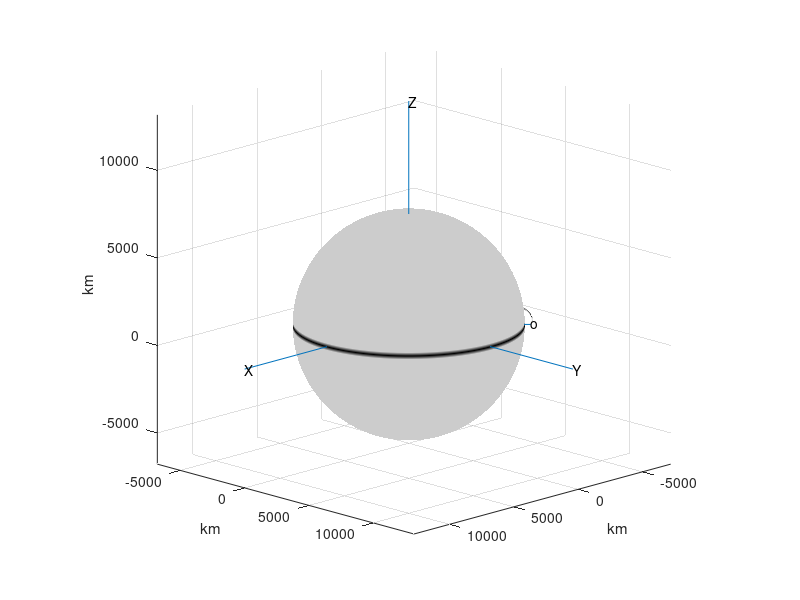

MATLAB code to generate this figure:
% wwwwwwwwwwwwwwwwwwwwwwwwwwwwwwwwwwwwwwwwwwwwwwwww
function orbit
% wwwwwwwwwwww
%{
This function computes the orbit of a spacecraft by using rkf45 to
numerically integrate Equation 2.22.
It also plots the orbit and computes the times at which the maximum
and minimum radii occur and the speeds at those times.
hours - converts hours to seconds
G - universal gravitational constant (km^3/kg/s^2)
m1 - planet mass (kg)
m2 - spacecraft mass (kg)
mu - gravitational parameter (km^3/s^2)
R - planet radius (km)
r0 - initial position vector (km)
v0 - initial velocity vector (km/s)
t0,tf - initial and final times (s)
y0 - column vector containing r0 and v0
t - column vector of the times at which the solution is found
y - a matrix whose columns are:
columns 1, 2 and 3:
The solution for the x, y and z components of the
position vector r at the times in t
columns 4, 5 and 6:
The solution for the x, y and z components of the
velocity vector v at the times in t
r - magnitude of the position vector at the times in t
imax - component of r with the largest value
rmax - largest value of r
imin - component of r with the smallest value
rmin - smallest value of r
v_at_rmax - speed where r = rmax
v_at_rmin - speed where r = rmin
User M-function required: rkf45
User subfunctions required: rates, output
%}
% -------------------------------------------------------------------
clc; close all; clear all
hours = 3600;
G = 6.6742e-20;
%...Input data:
% Earth:
m1 = 5.974e24;
R = 6378;
m2 = 1000;
r0 = [-4743 4743 0];
v0 = [-5.879 -4.223 0];
t0 = 0;
tf = .33*hours;
%...End input data
%...Numerical integration:
mu = G*(m1 + m2);
y0 = [r0 v0]';
[t,y] = ode45(@rates, [t0 tf], y0);
%...Output the results:
output
return
% wwwwwwwwwwwwwwwwwwwwwwww
function dydt = rates(t,f)
% wwwwwwwwwwwwwwwwwwwwwwww
%{
This function calculates the acceleration vector using Equation 2.22.
t - time
f - column vector containing the position vector and the
velocity vector at time t
x, y, z - components of the position vector r
r - the magnitude of the position vector
vx, vy, vz - components of the velocity vector v
ax, ay, az - components of the acceleration vector a
dydt - column vector containing the velocity and acceleration
components
%}
% ------------------------
x = f(1);
y = f(2);
z = f(3);
vx = f(4);
vy = f(5);
vz = f(6);
r = norm([x y z]);
ax = -mu*x/r^3;
ay = -mu*y/r^3;
az = -mu*z/r^3;
dydt = [vx vy vz ax ay az]';
end %rates
% wwwwwwwwwwwww
function output
% wwwwwwwwwwwww
%{
This function computes the maximum and minimum radii, the times they
occur and the speed at those times. It prints those results to
the command window and plots the orbit.
r - magnitude of the position vector at the times in t
imax - the component of r with the largest value
rmax - the largest value of r
imin - the component of r with the smallest value
rmin - the smallest value of r
v_at_rmax - the speed where r = rmax
v_at_rmin - the speed where r = rmin
User subfunction required: light_gray
%}
% -------------
for i = 1:length(t)
r(i) = norm([y(i,1) y(i,2) y(i,3)]);
end
[rmax imax] = max(r);
[rmin imin] = min(r);
v_at_rmax = norm([y(imax,4) y(imax,5) y(imax,6)]);
v_at_rmin = norm([y(imin,4) y(imin,5) y(imin,6)]);
%...Output to the command window:
fprintf('\n\n--------------------------------------------------------\n')
fprintf('\n Earth Orbit\n')
fprintf(' %s\n', datestr(now))
fprintf('\n The initial position is [%g, %g, %g] (km).',...
r0(1), r0(2), r0(3))
fprintf('\n Magnitude = %g km\n', norm(r0))
fprintf('\n The initial velocity is [%g, %g, %g] (km/s).',...
v0(1), v0(2), v0(3))
fprintf('\n Magnitude = %g km/s\n', norm(v0))
fprintf('\n Initial time = %g h.\n Final time = %g h.\n',0,tf/hours)
fprintf('\n The minimum altitude is %g km at time = %g h.',...
rmin-R, t(imin)/hours)
fprintf('\n The speed at that point is %g km/s.\n', v_at_rmin)
fprintf('\n The maximum altitude is %g km at time = %g h.',...
rmax-R, t(imax)/hours)
fprintf('\n The speed at that point is %g km/s\n', v_at_rmax)
fprintf('\n--------------------------------------------------------\n\n')
%...Plot the results:
% Draw the planet
[xx, yy, zz] = sphere(100);
surf(R*xx, R*yy, R*zz)
colormap(light_gray)
caxis([-R/100 R/100])
shading interp
% Draw and label the X, Y and Z axes
line([0 2*R], [0 0], [0 0]); text(2*R, 0, 0, 'X')
line( [0 0], [0 2*R], [0 0]); text( 0, 2*R, 0, 'Y')
line( [0 0], [0 0], [0 2*R]); text( 0, 0, 2*R, 'Z')
% Plot the orbit, draw a radial to the starting point
% and label the starting point (o) and the final point (f)
hold on
plot3( y(:,1), y(:,2), y(:,3),'k')
line([0 r0(1)], [0 r0(2)], [0 r0(3)])
text( y(1,1), y(1,2), y(1,3), 'o')
text( y(end,1), y(end,2), y(end,3), 'f')
% Select a view direction (a vector directed outward from the origin)
view([1,1,.4])
% Specify some properties of the graph
grid on
axis equal
xlabel('km')
ylabel('km')
zlabel('km')
% wwwwwwwwwwwwwwwwwwwwwww
function map = light_gray
% wwwwwwwwwwwwwwwwwwwwwww
%{
This function creates a color map for displaying the planet as light
gray with a black equator.
r - fraction of red
g - fraction of green
b - fraction of blue
%}
% -----------------------
r = 0.8; g = r; b = r;
map = [r g b
0 0 0
r g b];
end %light_gray
end %output
end %orbit
% wwwwwwwwwwwwwwwwwwwwwwwwwwwwwwwwwwwwwwwwwwwwwwwww